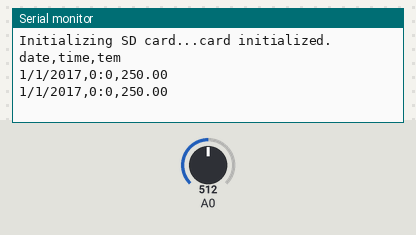
Recording of a sketch running on a simulated Arduino Uno, built with avr-gcc and run on an emulated ATmega328P. Parts: the last lines printed to the serial monitor. The inputs (shaded band) are chosen by the test bench; at power-on: A0 = 512. Storage starts empty.

Above: at 2.8 s.
2.9 s: A0 set to 716
At 3.7 s:
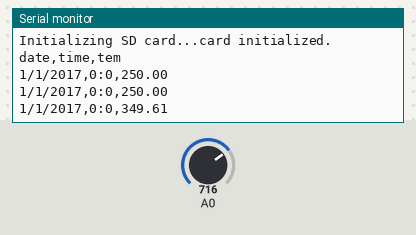
4.4 s: A0 set to 900
At 5.8 s:
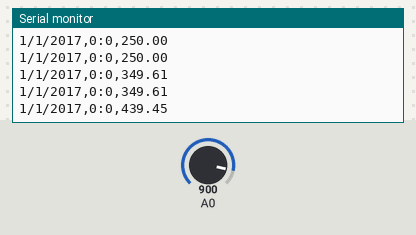
Timing chart, 0 to 7.4 s (numbered marks = the images above; inputs shaded):
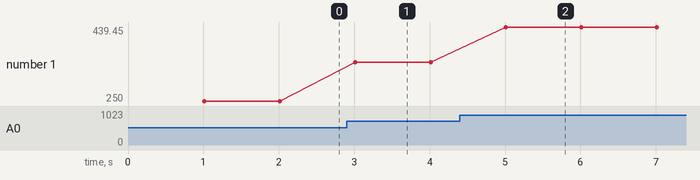

Measured:
- after the input at 2.9 s, the serial monitor: prints a new line after 0.11 s (image 1)
- after the input at 4.4 s, the serial monitor: prints a new line after 0.61 s (image 2)
- plotted number 1: 250 → 349.61 after the input at 2.9 s, 349.61 → 439.45 after the input at 4.4 s

The sketch:

tem_monitoring_sysytem.ino
```cpp
#include <SPI.h>
#include <SD.h>
#include <TimerOne.h>
int mm=0,hh=0,sec=0,d=1,m=1,y=2017;
const int chipSelect = 8;
void setup() {
   Serial.begin(9600);
    Timer1.initialize(1000000);
  Timer1.attachInterrupt(update_data,1000000);
  while (!Serial);
  Serial.print("Initializing SD card...");
  if (!SD.begin(chipSelect)) {
    Serial.println("Card failed, or not present");
    return;
  }
  Serial.println("card initialized.");
  String dataString="date,time,tem";
   File dataFile = SD.open("datalog.csv", FILE_WRITE);
     if (dataFile) {
    dataFile.println(dataString);
    dataFile.close();
    Serial.println(dataString);
  }
  else {
    Serial.println("error opening datalog.txt");
  }
}
void loop(){

}
void data_write() {
 String dataString = "";
 String date=String(d)+"/"+String(m)+"/"+String(y);
 String timer=String(hh)+":"+String(mm);
 String combind_string="";
    int sensor = analogRead(A0);
    float tem=float(sensor)*500.0/1024.0;
    dataString += String(tem);
 combind_string=date+","+timer+","+dataString;
    File dataFile = SD.open("datalog.csv", FILE_WRITE);
     if (dataFile) {
    dataFile.println(combind_string);
    dataFile.close();
    Serial.println(combind_string);
  }
  else {
    Serial.println("error opening datalog.txt");
  }
}
void update_data(){
  sec++;
  if(sec==59){mm++,sec=0;}
  if(mm==59){hh++;mm=0;}
  if(hh==24){date_change();hh=0;}
  data_write();
}
void date_change(){
  if(m==1 || m==3 || m==5 || m==7 || m==8 || m==10 || m==12)
    {
      if(d==31){m++;d=1;}
      else d++;
    }
   else if(m==2){
   if(y%4==0){
    if(d==29){d=1;m++;}
    else d++;
   }
   else {
    if(d==28){d=1;m++;}
    else d++;
   }
   }
   else {
    if(d==30){m++;d=1;}
      else d++;
   }
}
```
